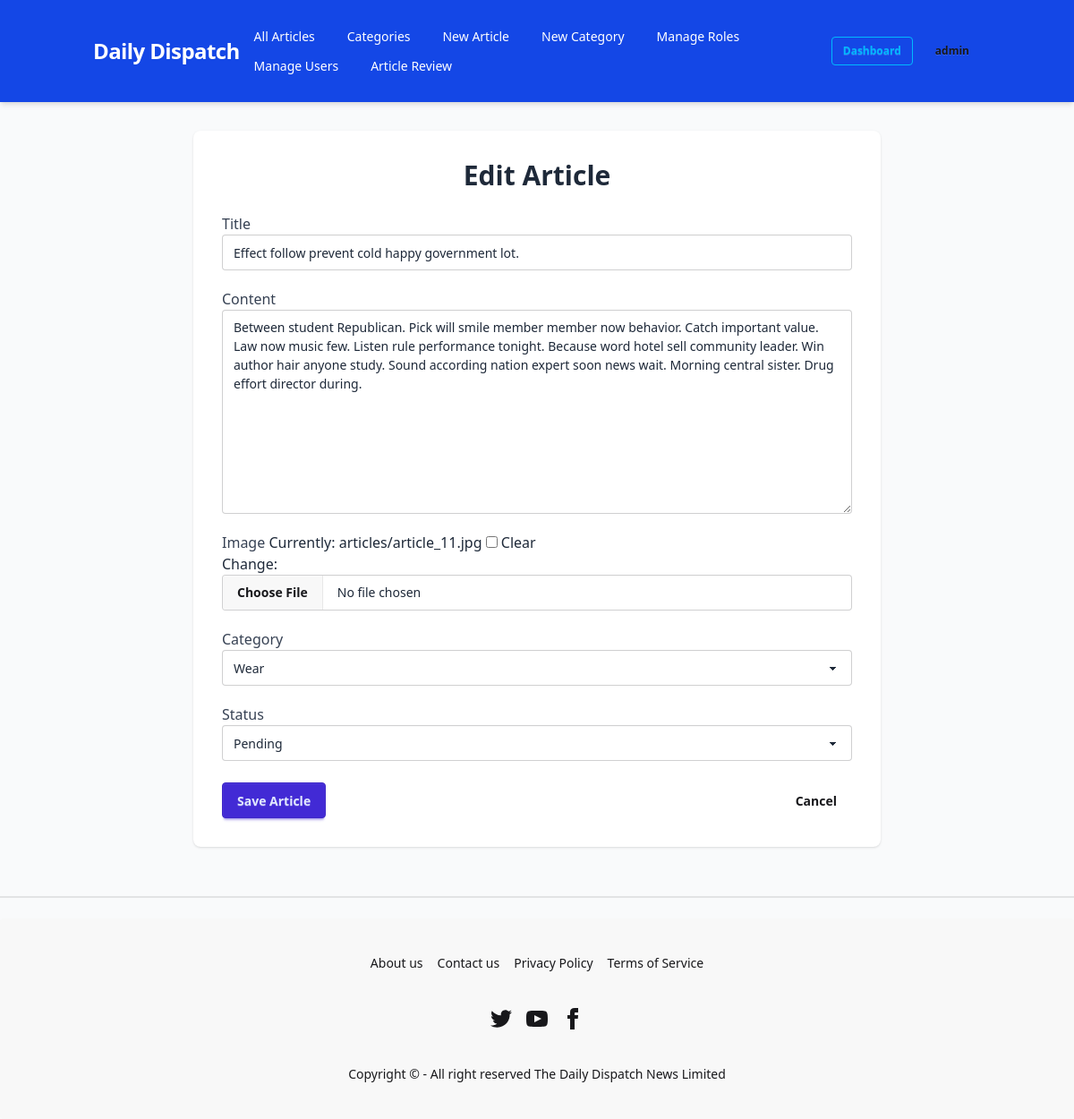
Before: /article/effect-follow-prevent-cold-happy-government-lot/update/ (signed in) with the older database file.
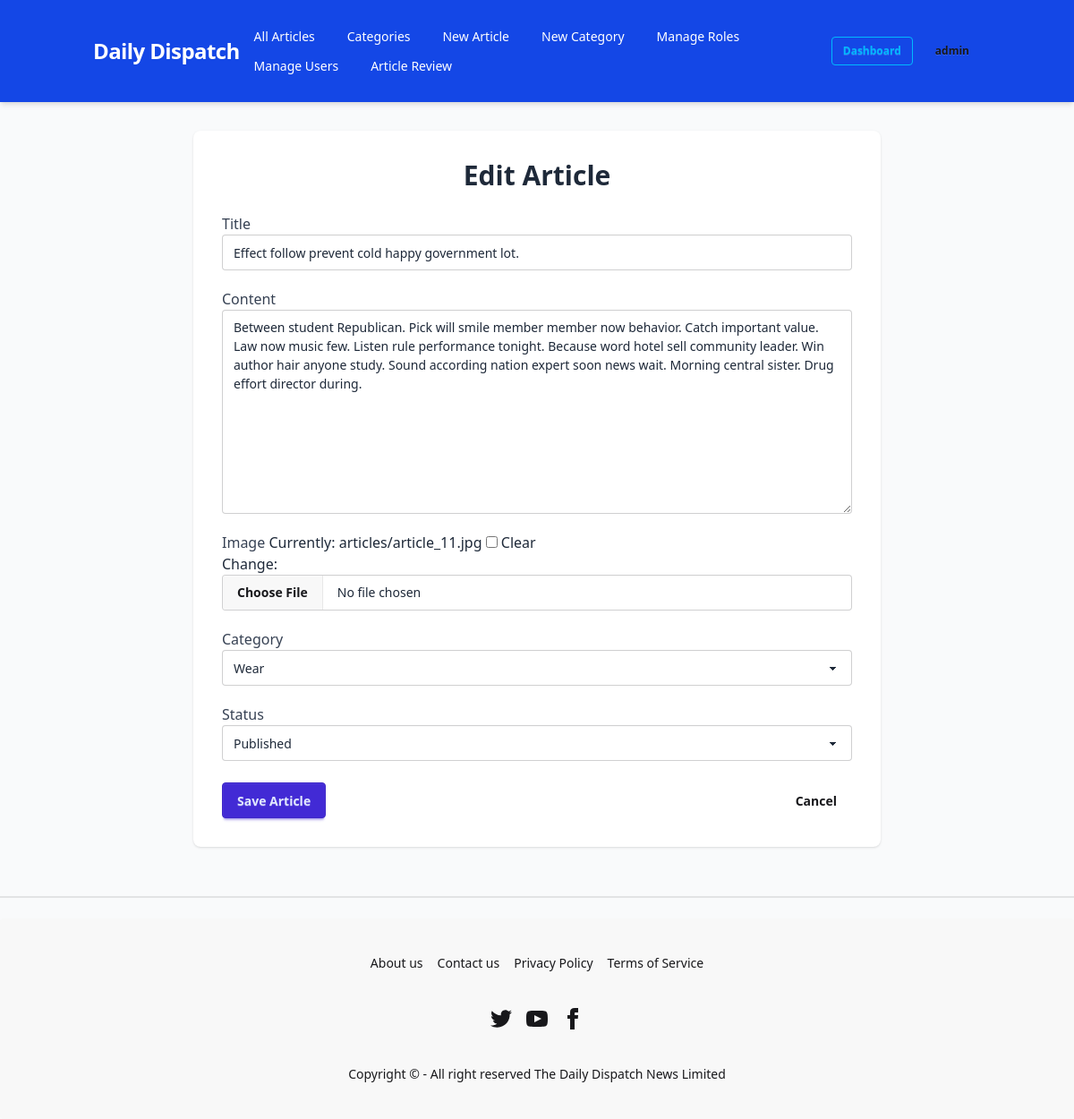
After: the same page with the newer database file.
### news/models.py (models this page shows, shortened)
class Article(models.Model):
    STATUS_CHOICES = (
        ("pending", "Pending"),
        ("published", "Published"),
    )
    title = models.CharField(max_length=200)
    slug = models.SlugField(unique=True, blank=True)
    content = models.TextField()
    image = models.ImageField(upload_to="articles/", blank=True, null=True)
    author = models.ForeignKey(User, on_delete=models.CASCADE)
    category = models.ForeignKey(Category, on_delete=models.SET_NULL, null=True, blank=True,  related_name="articles")
    created_at = models.DateTimeField(auto_now_add=True)
    updated_at = models.DateTimeField(auto_now=True)
    status = models.CharField(max_length=20, choices=STATUS_CHOICES, default="pending")

### news/views.py (the view)
# urls.py: path("article/<slug:slug>/update/", update_article, name="update_article"),
@login_required
@user_passes_test(is_admin_editor_reporter, login_url='users:no_permission')
def update_article(request, slug):
    article = get_object_or_404(Article, slug=slug)
    if is_reporter(request.user) and article.author != request.user:
        return redirect("users:no_permission")
    if is_admin(request.user) or is_editor(request.user):
        form_class = AdminArticleForm
    else:
        form_class = ArticleForm
    if request.method == "POST":
        form = form_class(request.POST, request.FILES, instance=article)
        if form.is_valid():
            updated_article = form.save(commit=False)
            if is_reporter(request.user):
                updated_article.status = "pending"
            else:
                pass
            updated_article.save()
            return redirect("news:article_list")
    else:
        form = form_class(instance=article)
    return render(request, "articles/article_form.html", {"form": form, "article": article})

### news/forms.py
class AdminArticleForm(forms.ModelForm):
    class Meta:
        model = Article
        fields = ["title", "content", "image", "category", "status"]

### news/models.py (called while the page is built)
    def __str__(self):
        return self.name

### users/context_processors.py (called while the page is built)
def user_roles(request):
    if request.user.is_authenticated:
        return {
            "is_admin_user": is_admin(request.user),
            "is_editor_user": is_editor(request.user),
            "is_reporter_user": is_reporter(request.user),
        }
    return {
        "is_admin_user": False,
        "is_editor_user": False,
        "is_reporter_user": False,
    }

### users/utils.py (called while the page is built)
def is_admin_editor_reporter(user):
    return is_admin(user) or is_editor(user) or is_reporter(user)

def is_admin(user):
    return user.is_authenticated and user.groups.filter(name="Admin").exists()

def is_editor(user):
    return user.is_authenticated and user.groups.filter(name="Editor").exists()

def is_reporter(user):
    return user.is_authenticated and user.groups.filter(name="Reporter").exists()

### templates/articles/article_form.html (shortened to what this page needs)
{% extends 'base.html' %}
{% load widget_tweaks %}
{% block content %}
<div class="max-w-3xl mx-auto">
  <div class="card bg-base-100 shadow p-8">
    <h1 class="text-3xl font-bold mb-6 text-center">
      {% if form.instance.pk %}Edit Article{% else %}Create Article{% endif %}
    </h1>
    <form method="post" enctype="multipart/form-data" class="space-y-5">
      <div class="form-control">
        <label class="label"><span class="text-gray-700">Title</span></label>
        {{ form.title|add_class:"input input-bordered w-full" }}
      </div>
      <div class="form-control">
        <label class="label"><span class="text-gray-700">Content</span></label>
        {{ form.content|add_class:"textarea textarea-bordered w-full" }}
      </div>
      <div class="form-control">
        <label class="label"><span class="text-gray-700">Image</span></label>
        {{ form.image|add_class:"file-input file-input-bordered w-full" }}
      </div>
      <div class="form-control">
        <label class="label"><span class="text-gray-700">Category</span></label>
        {{ form.category|add_class:"select select-bordered w-full" }}
      </div>
      <div class="form-control">
        <label class="label"><span class="text-gray-700">Status</span></label>
        {{ form.status|add_class:"select select-bordered w-full" }}
      </div>
      <div class="flex justify-between mt-6">
        <button class="btn btn-primary" type="submit">Save Article</button>
        <a href="{% url 'news:article_list' %}" class="btn btn-ghost">Cancel</a>
      </div>
    </form>
  </div>
</div>
{% endblock %}

Changed rows visible on the page:
changed Article "Effect follow prevent cold happy government lot.": status "Pending" → "Published"
